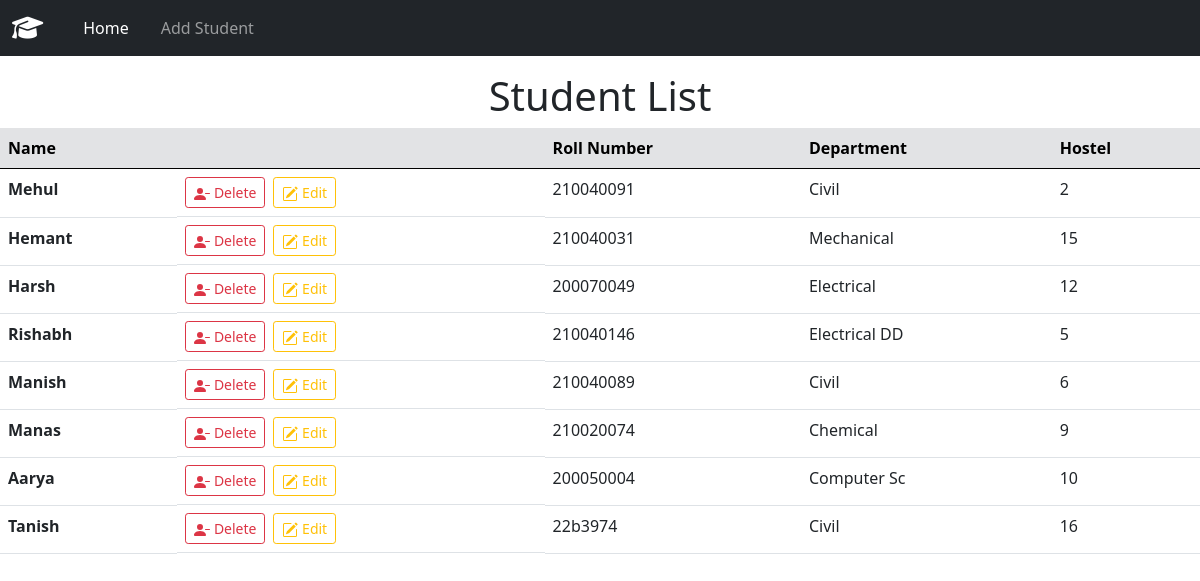
The page / on the database its author committed.
### student/models.py (models this page shows, shortened)
class Student(models.Model):
    name = models.CharField(max_length=50)
    rollNo = models.CharField(max_length=10)
    department = models.CharField(max_length=20)
    hostel = models.PositiveIntegerField()

### student/views.py (the view)
# urls.py: path('', views.index, name='index'),
def index(request):
    return render(request, 'index.html', {
        'students': Student.objects.all()
    })

### student/templates/index.html (shortened to what this page needs)
{% extends 'base.html' %}
{% block content %}
    <h1 class="text-center mt-3">Student List</h1>
    <table class="table table-hover">
        <thead>
          <tr class="table-secondary">
            <th scope="col">Name</th>
            <th scope="col"> </th>
            <th scope="col">Roll Number</th>
            <th scope="col">Department</th>
            <th scope="col">Hostel</th>
          </tr>
        </thead>
        <tbody>
          {% for student in students %}
            <tr>
                <th scope="row">{{ student.name }} </th>
                <td style="display: flex; flex-direction: row;">
                    <form action="{% url 'delete' student.id %}" method="POST">
                    <button type="submit" class="btn btn-outline-danger btn-sm me-2" data-bs-target="#delete({student.id})"><svg xmlns="http://www.w3.org/2000/svg" width="16" height="16" fill="currentColor" class="bi bi-person-dash-fill" viewBox="0 0 16 16">
                    <path fill-rule="evenodd" d="M11 7.5a.5.5 0 0 1 .5-.5h4a.5.5 0 0 1 0 1h-4a.5.5 0 0 1-.5-.5z"/>
                    <path d="M1 14s-1 0-1-1 1-4 6-4 6 3 6 4-1 1-1 1H1zm5-6a3 3 0 1 0 0-6 3 3 0 0 0 0 6z"/>
                    </svg> Delete </button>
                    </form>
                    <form action="{% url 'edit' student.id %}" method="POST">
                    <button type="submit" class="btn btn-outline-warning btn-sm" data-bs-target="#edit({student.id})"> Edit </button>
                    </form>
                </td>
                <td>{{ student.rollNo }}</td>
                <td>{{ student.department }}</td>
                <td>{{ student.hostel }}</td>
            </tr>
          {% endfor %}
        </tbody>
      </table>
{% endblock %}

### student/templates/base.html (shortened to what this page needs)
<!DOCTYPE html>
<html>
<head>
    <link rel="stylesheet" href="https://cdnjs.cloudflare.com/ajax/libs/font-awesome/6.4.0/css/all.min.css" />
    <link href="https://cdn.jsdelivr.net/npm/bootstrap@5.0.2/dist/css/bootstrap.min.css" rel="stylesheet">
<body>
    <nav class="navbar navbar-expand-lg navbar-dark bg-dark">
        <div class="container-fluid">
            <a class="navbar-brand" href="{% url 'index' %}"><i class="fa-solid fa-graduation-cap fa-lg"></i></a>
            <div class="collapse navbar-collapse" id="navbarColor02">
                <ul class="navbar-nav me-auto">
                    <li class="nav-item">
                        <a class="nav-link active ms-3 me-3" href="{% url 'index' %}">Home
                        </a>
                    </li>
                    <li class="nav-item">
                        <a class="nav-link me-3" href="{% url 'add' %}">Add Student</a>
                    </li>
                </ul>
        </div>
        </div>
    </nav>
    {% block content %}
    {% endblock %}
</body>
</head>
</html>

### rows shown on the page
Student: name "Mehul", rollNo "210040091", department "Civil", hostel "2"
Student: name "Hemant", rollNo "210040031", department "Mechanical", hostel "15"
Student: name "Harsh", rollNo "200070049", department "Electrical", hostel "12"
Student: name "Rishabh", rollNo "210040146", department "Electrical DD", hostel "5"
Student: name "Manish", rollNo "210040089", department "Civil", hostel "6"
Student: name "Manas", rollNo "210020074", department "Chemical", hostel "9"
Student: name "Aarya", rollNo "200050004", department "Computer Sc", hostel "10"
Student: name "Tanish", rollNo "22b3974", department "Civil", hostel "16"
